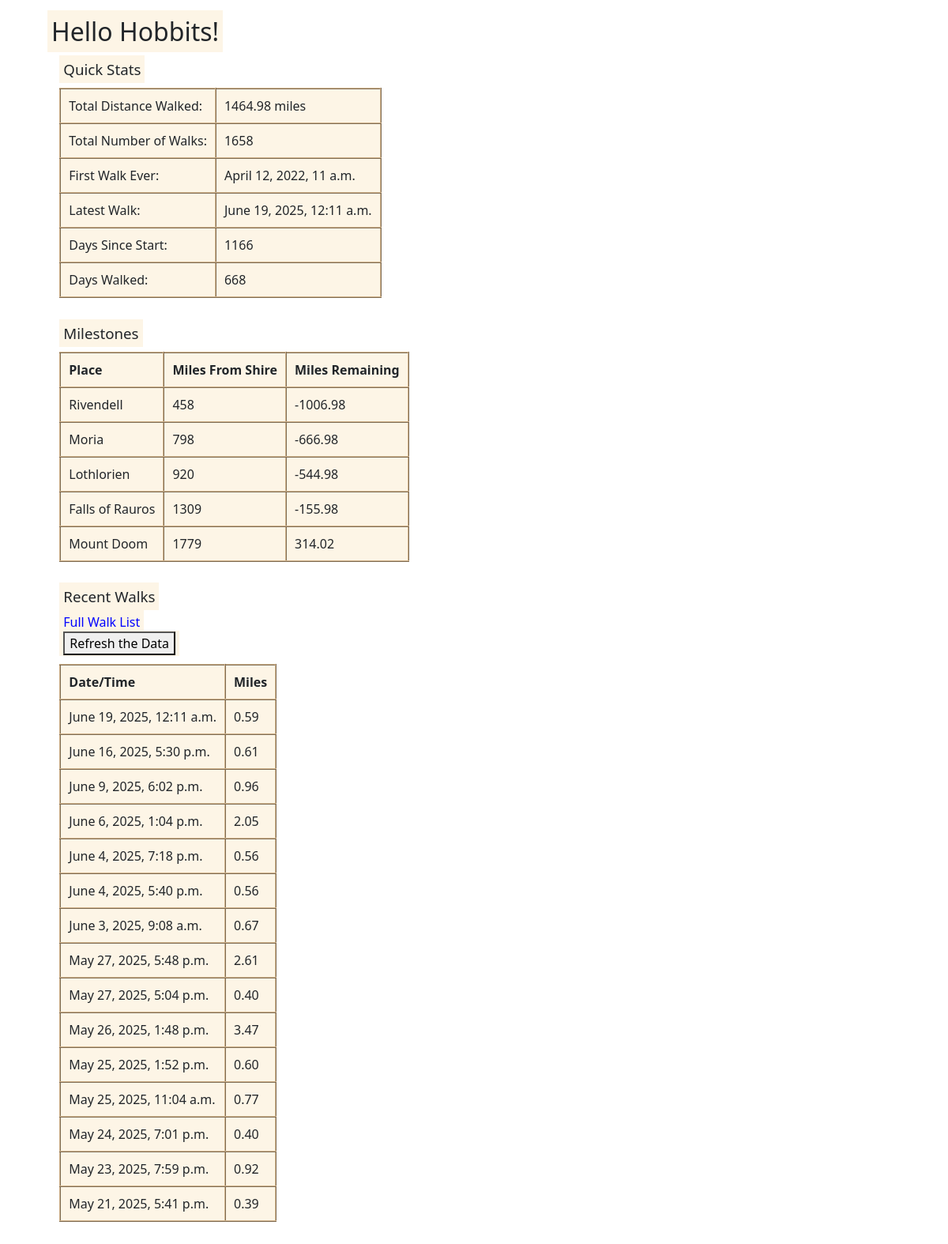
The page /hobbits/ on the database its author committed.
### hobbits/models.py (models this page shows)
class Walk(models.Model):
	distance = models.DecimalField(blank=False, null=False, decimal_places=8, max_digits=16) #in miles
	duration = models.IntegerField(blank=False, null=False) #milliseconds
	startDateTime = models.DateTimeField(blank=False, null=False)
	steps = models.IntegerField(blank=True, null=True)
	fitbitLogId = models.IntegerField(blank=True, null=True)

class MajorMilestone(models.Model):
    distanceFromShire = models.DecimalField(blank=False, null=False, decimal_places=8, max_digits=16) #in miles
    distanceFromLastMilestone = models.DecimalField(blank=False, null=False, decimal_places=8, max_digits=16) #in miles
    text = models.TextField(blank=False, null=False)
    position = models.IntegerField(blank=False, null=False) #i.e. 1st/2nd/3rd

### hobbits/views.py (the view)
# urls.py: path("", views.hobbits_index, name="hobbits_index"),
def hobbits_index(request):
	currentStatus = CurrentStatus.load()
	summary = currentStatus.summary()
	context = {
		"summary": summary,
		"walks": formatWalks(Walk.objects.order_by('-startDateTime')[:15]),
		"milestones": formatMilestones(MajorMilestone.objects.order_by('position'), summary.get('totalDistanceWalked'))
	}
	return render(request, "hobbits_index.html", context)

### hobbits/models.py (called while the page is built)
	@classmethod
	def load(cls):
		obj, created = cls.objects.get_or_create(pk=1)
		return obj

	def summary(self):
		return {
			'totalDistanceWalked': round(self.totalDistanceWalked,2),
			'totalNumberOfWalks': self.totalNumberOfWalks,
			'totalTimeWalked': round(self.totalTimeWalked/60000,2),#milliseconds to minutes
			'lastWalk': self.lastWalk,
			'firstWalk': self.firstWalk,
			'currentEvent': self.currentEvent,
			'daysSinceStart': self.daysSinceStart,
			'daysWalked': self.daysWalked,
		}

### hobbits/views.py (called while the page is built)
def formatWalks(walkList):
	formattedWalks = []
	for walk in walkList:
		formattedWalks.append({
			"startDateTime": walk.startDateTime,
			"distance": round(walk.distance,2),
			"duration": round(walk.duration/60000, 2), #milliseconds to minutes
			"id": walk.fitbitLogId,
		})
	return formattedWalks

def formatMilestones(msList, totalMiles):
	formattedMs = []
	for ms in msList:
		formattedMs.append({
			"position": ms.position,
			"text": ms.text,
			"distanceFromShire": round(ms.distanceFromShire,0),
			"distanceFromLastMilestone": round(ms.distanceFromLastMilestone, 0),
			"distanceRemaining": round((ms.distanceFromShire-totalMiles),2),
		})
	return formattedMs

### hobbits/templates/hobbits_index.html (shortened to what this page needs)
<link rel="stylesheet" type="text/css" href="/static/hobbits/hobbits.css">
<link rel="stylesheet" type="text/css" href="/static/base.css">
<head><title>The Lord of the Dogwalks</title></head>
<body>
<h1><span class="pageArea">Hello Hobbits!</span></h1>
<div style="font-weight:bold">
<h3><span class="pageArea">Quick Stats</span></h3>
<table class="tableBordered pageArea">
<tr><td>Total Distance Walked:</td><td>{{ summary.totalDistanceWalked }} miles</td></tr>
<tr><td>Total Number of Walks:</td><td>{{ summary.totalNumberOfWalks }}</td></tr>
<tr><td>First Walk Ever:</td><td>{{ summary.firstWalk.startDateTime }}</td></tr>
<tr><td>Latest Walk:</td><td>{{ summary.lastWalk.startDateTime }}</td></tr>
<tr><td>Days Since Start:</td><td>{{ summary.daysSinceStart }}</td></tr>
<tr><td>Days Walked:</td><td>{{ summary.daysWalked }}</td></tr>
</table>
</div>
<div>
<h3><span class="pageArea">Milestones</span></h3>
<table class="tableBordered pageArea">
<tr><th>Place</th><th>Miles From Shire</th><th>Miles Remaining</th></tr>
{% for ms in milestones %}
<tr><td>{{ ms.text }}</td><td>{{ ms.distanceFromShire }}</td><td>{{ ms.distanceRemaining }}</td></tr>
{% endfor %}
</table>
</div>
<div>
<h3><span class="pageArea">Recent Walks</span></h3>
<span class="pageArea"><a href="log">Full Walk List</a><br/></span>
<span class="pageArea"><button onclick="window.location.href='refreshData'">Refresh the Data</button><br/></span>
<table class="tableBordered pageArea">
<tr><th>Date/Time</th><th>Miles</th></tr>
{% for walk in walks %}
<tr><td>{{ walk.startDateTime }}</td><td>{{ walk.distance }}</td></tr>
{% endfor %}
</table>
</div>
</body>

### static/hobbits/hobbits.css (style rules this page uses)
body { background-image: url("/static/hobbits/middleEarthZoomPath.png"); background-color: #cccccc; }
table.tableBordered { border-collapse: collapse; }
table.tableBordered td, th { border: 2px ridge Tan; padding: 10px; text-align: left; }
.pageArea { background: OldLace; margin: 1% 5%; padding: 5px; }
div { margin: 1%; padding:5px; }

### static/base.css (style rules this page uses)
body { margin: 0; font-family: "Segoe UI",Roboto,"Helvetica Neue",Arial,sans-serif,"Apple Color Emoji","Segoe UI Emoji","Segoe UI Symbol","Noto Color Emoji"; font-size: 1rem; font-weight: 400; line-height: 1.5; color: #212529; text-align: left; background-color: #fff; background-size: cover; background-repeat: no-repeat; background-position: center center; background-attachment: fixed; }
div { display: block; }
h1, h2, h3, h4, h5, h6 { margin-top: 0; margin-bottom: .5rem; }
h1 { display: block; font-size: 2em; margin-block-start: 0.67em; margin-block-end: 0.67em; margin-inline-start: 0px; margin-inline-end: 0px; font-weight: bold; }
.h1, .h2, .h3, .h4, .h5, .h6, h1, h2, h3, h4, h5, h6 { margin-bottom: .5rem; font-family: inherit; font-weight: 500; line-height: 1.2; color: inherit; }
a { text-decoration: none; background-color: transparent; color: blue; }
button, select { text-transform: none; }
button, input { overflow: visible; }
button, input, optgroup, select, textarea { margin: 0; font-family: inherit; font-size: inherit; line-height: inherit; }
button { border-radius: 0; }

### rows shown on the page
Walk: firstWalk.startDateTime "April 12, 2022, 11 a.m."
Walk: lastWalk.startDateTime "June 19, 2025, 12:11 a.m.", startDateTime "June 19, 2025, 12:11 a.m."
MajorMilestone: text "Rivendell"
MajorMilestone: text "Moria"
MajorMilestone: text "Lothlorien"
MajorMilestone: text "Falls of Rauros"
MajorMilestone: text "Mount Doom"
Walk: startDateTime "June 16, 2025, 5:30 p.m."
Walk: startDateTime "June 9, 2025, 6:02 p.m."
Walk: startDateTime "June 6, 2025, 1:04 p.m."
Walk: startDateTime "June 4, 2025, 7:18 p.m."
Walk: startDateTime "June 4, 2025, 5:40 p.m."
Walk: startDateTime "June 3, 2025, 9:08 a.m."
Walk: startDateTime "May 27, 2025, 5:48 p.m."
Walk: startDateTime "May 27, 2025, 5:04 p.m."
Walk: startDateTime "May 26, 2025, 1:48 p.m."
Walk: startDateTime "May 25, 2025, 1:52 p.m."
Walk: startDateTime "May 25, 2025, 11:04 a.m."
Walk: startDateTime "May 24, 2025, 7:01 p.m."
Walk: startDateTime "May 23, 2025, 7:59 p.m."
Walk: startDateTime "May 21, 2025, 5:41 p.m."

### other values the page prints
{{ summary.totalDistanceWalked }} "1464.98"
{{ summary.totalNumberOfWalks }} "1658"
{{ summary.daysSinceStart }} "1166"
{{ summary.daysWalked }} "668"
{{ ms.distanceFromShire }} "458" "798" "920" "1309" "1779"
{{ ms.distanceRemaining }} "-1006.98" "-666.98" "-544.98" "-155.98" "314.02"
{{ walk.distance }} "0.59" "0.61" "0.96" "2.05" "0.56" "0.56" "0.67" "2.61" "0.40" "3.47" "0.60" "0.77" "0.40" "0.92" "0.39"
